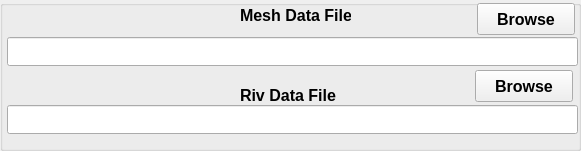
  <widget class="QGroupBox" name="groupBoxInput_2">
   <property name="geometry">
    <rect>
     <x>15</x>
     <y>141</y>
     <width>581</width>
     <height>151</height>
    </rect>
   </property>
   <property name="title">
    <string/>
   </property>
   <widget class="QPushButton" name="pushButtonMeshDataFile">
    <property name="geometry">
     <rect>
      <x>477</x>
      <y>3</y>
      <width>98</width>
      <height>32</height>
     </rect>
    </property>
    <property name="font">
     <font>
      <family>Arial</family>
      <pointsize>12</pointsize>
      <weight>75</weight>
      <bold>true</bold>
     </font>
    </property>
    <property name="text">
     <string>Browse</string>
    </property>
    <property name="checkable">
     <bool>false</bool>
    </property>
    <property name="autoDefault">
     <bool>false</bool>
    </property>
    <property name="flat">
     <bool>false</bool>
    </property>
   </widget>
   <widget class="QLabel" name="textLabel1">
    <property name="geometry">
     <rect>
      <x>240</x>
      <y>0</y>
      <width>111</width>
      <height>31</height>
     </rect>
    </property>
    <property name="font">
     <font>
      <pointsize>12</pointsize>
      <weight>75</weight>
      <bold>true</bold>
     </font>
    </property>
    <property name="text">
     <string>Mesh Data File</string>
    </property>
   </widget>
   <widget class="QLineEdit" name="lineEditMeshDataFile">
    <property name="geometry">
     <rect>
      <x>7</x>
      <y>37</y>
      <width>571</width>
      <height>29</height>
     </rect>
    </property>
    <property name="font">
     <font>
      <pointsize>11</pointsize>
      <weight>75</weight>
      <bold>true</bold>
     </font>
    </property>
   </widget>
   <widget class="QLabel" name="textLabel1_4">
    <property name="geometry">
     <rect>
      <x>240</x>
      <y>80</y>
      <width>111</width>
      <height>31</height>
     </rect>
    </property>
    <property name="font">
     <font>
      <pointsize>12</pointsize>
      <weight>75</weight>
      <bold>true</bold>
     </font>
    </property>
    <property name="text">
     <string>Riv Data File</string>
    </property>
   </widget>
   <widget class="QPushButton" name="pushButtonRivDataFile">
    <property name="geometry">
     <rect>
      <x>475</x>
      <y>70</y>
      <width>98</width>
      <height>32</height>
     </rect>
    </property>
    <property name="font">
     <font>
      <family>Arial</family>
      <pointsize>12</pointsize>
      <weight>75</weight>
      <bold>true</bold>
     </font>
    </property>
    <property name="text">
     <string>Browse</string>
    </property>
    <property name="checkable">
     <bool>false</bool>
    </property>
    <property name="autoDefault">
     <bool>false</bool>
    </property>
    <property name="flat">
     <bool>false</bool>
    </property>
   </widget>
   <widget class="QLineEdit" name="lineEditRivDataFile">
    <property name="geometry">
     <rect>
      <x>7</x>
      <y>105</y>
      <width>571</width>
      <height>29</height>
     </rect>
    </property>
    <property name="font">
     <font>
      <pointsize>11</pointsize>
      <weight>75</weight>
      <bold>true</bold>
     </font>
    </property>
   </widget>
  </widget>
